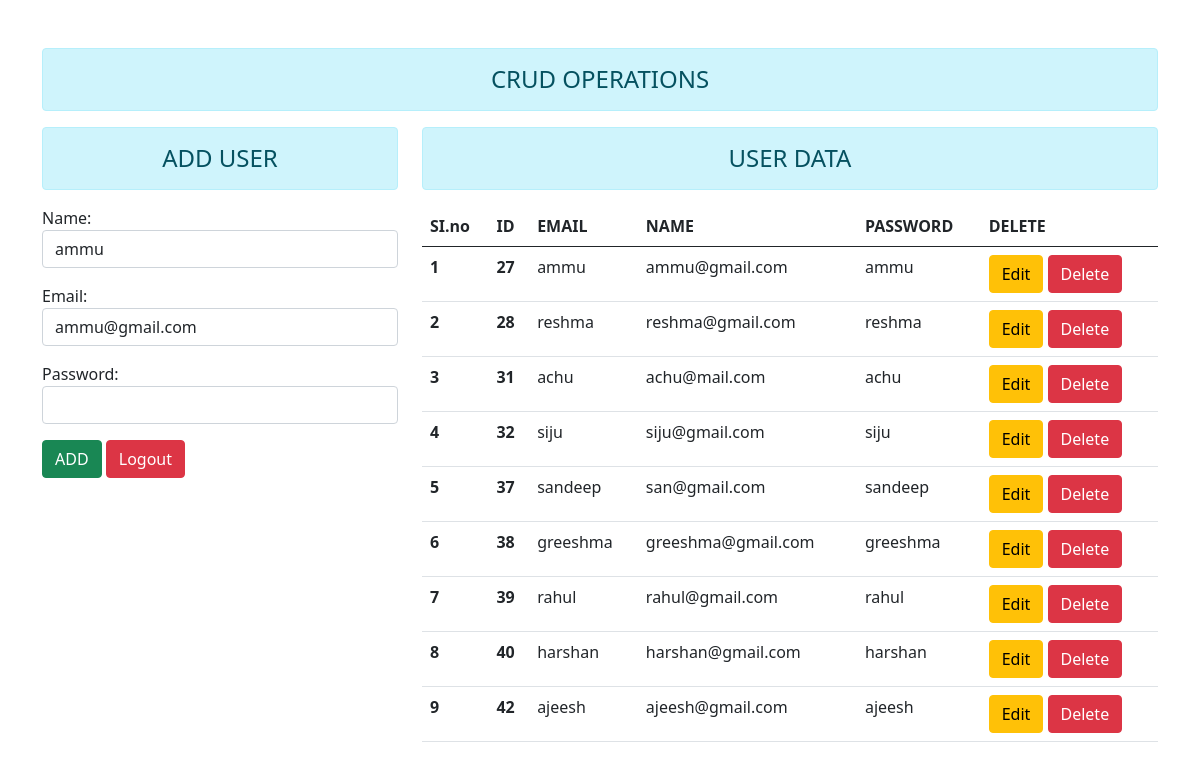
The page /edit/27 on the database its author committed.
### home/models.py (models this page shows)
class Amodel(models.Model):
    name = models.CharField(max_length=100)
    email = models.EmailField(max_length=100)
    password = models.CharField(max_length=100)

### home/views.py (the view)
# urls.py: path('edit/<int:id>', views.edit, name="edit"),
def edit(request,id):
    if request.method=="POST":
        fm =student(request.POST)
        if fm.is_valid():
            name = request.POST['name']
            email = request.POST['email']
            password = request.POST['password']
            Amodel.objects.filter(id=id).update(name=name,email=email,password=password)
        fm = student()
        stu=Amodel.objects.all()
        return redirect("add")
    else:
        vl = Amodel.objects.get(id=id)
        fm = student(instance=vl)
        stu=Amodel.objects.all()
    return render(request,'add.html',{'fm':fm,'stu':stu})

### home/forms.py (shortened to what this page needs)
class student(forms.ModelForm):
     class Meta:
         model=Amodel
         fields = ['name','email','password']
         widgets={
             'name':forms.TextInput(attrs={'class': 'form-control'}),
             'email':forms.EmailInput(attrs={'class': 'form-control'}),
             'password':forms.PasswordInput(attrs={'class': 'form-control'}),
         }

### templates/add.html (shortened to what this page needs)
{% extends 'base.html' %}
{% block content %}
<h4 class="text-center alert alert-info">CRUD OPERATIONS</h4>
     <div class="row">
        <div class="col-sm-4">
            <h4 class="text-center alert alert-info">ADD USER</h4>
            <form action="" method="post">
              {{fm.as_p}}
              <input type="submit" class="btn btn-success" value="ADD">
              <a href="{% url 'adminlogin' %}" class="btn btn-danger">Logout</a>
            </form>
        </div>
        <div class="col-sm-8">
        <h4 class="text-center alert alert-info">USER DATA</h4>
        <table class="table table-hover">
            <thead>
              <tr>
                <th scope="col">SI.no</th>
                <th scope="col">ID</th>
                <th scope="col">EMAIL</th>
                <th scope="col">NAME</th>
                <th scope="col">PASSWORD</th>
                <th scope="col">DELETE</th>
              </tr>
            </thead>
            <tbody>
{% for i in stu %}
                <tr>
                    <th>{{forloop.counter}}</th>
                    <th scope="row">{{i.id}}</th>
                    <td>{{i.name}}</td>
                    <td>{{i.email}}</td>
                    <td>{{i.password}}</td>
                    <td>
                        <a href="/edit/{{i.id}}" class="btn btn-warning">Edit</a>
                        <a href="/delete/{{i.id}}" class="btn btn-danger">Delete</a>
                    </td>
                  </tr>
{% endfor%}
            </tbody>
        </table>
        </div>
     </div>
{% endblock content %}

### templates/base.html (style rules this page uses)
body { background:ash; }

### rows shown on the page
Amodel: name "ammu", email "ammu@gmail.com", id "27", password "ammu"
Amodel: id "28", name "reshma", email "reshma@gmail.com", password "reshma"
Amodel: id "31", name "achu", email "achu@mail.com", password "achu"
Amodel: id "32", name "siju", email "siju@gmail.com", password "siju"
Amodel: id "37", name "sandeep", email "san@gmail.com", password "sandeep"
Amodel: id "38", name "greeshma", email "greeshma@gmail.com", password "greeshma"
Amodel: id "39", name "rahul", email "rahul@gmail.com", password "rahul"
Amodel: id "40", name "harshan", email "harshan@gmail.com", password "harshan"
Amodel: id "42", name "ajeesh", email "ajeesh@gmail.com", password "ajeesh"
